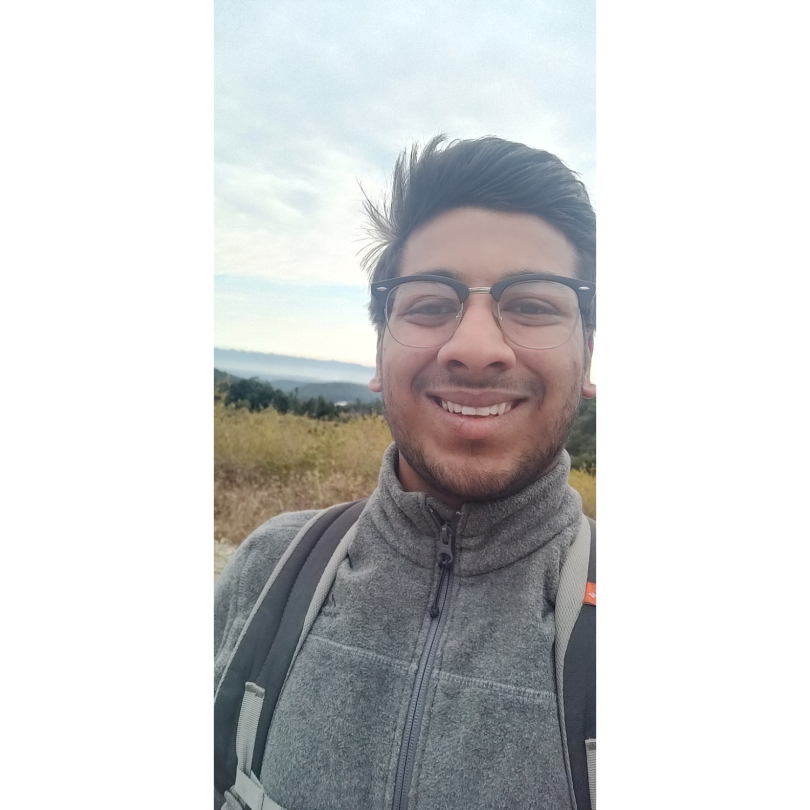
#> input picture pictures/me3.jpg, 1620 x 1620 px, found by its file name (shown at 1/2 size)
$ python face_detection.py
#> lines starting #> are read from the running program, lines starting #| are printed output that depends on the picture; after the words box and inside, x2 and y2 are one past the last pixel; in counts of white or black regions, pixels touching at a corner belong together
import cv2 as cv

img = cv.imread('/home/arpitjain/Desktop/Code/Python/OpenCV/pictures/me3.jpg')
#> img is the input picture: shape (1620, 1620, 3); mean B, G, R 207.6, 207.1, 206.6
image = cv.resize(img, (600,600))
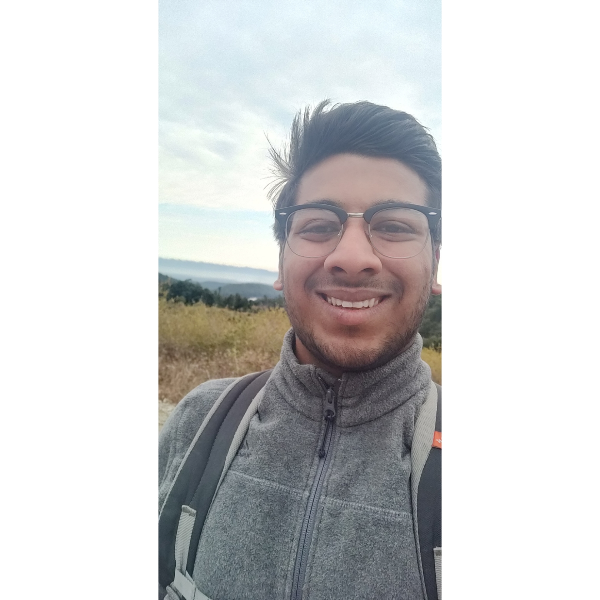
#> image: shape (600, 600, 3); mean B, G, R 207.6, 207.1, 206.5
gray = cv.cvtColor(image, cv.COLOR_BGR2GRAY)
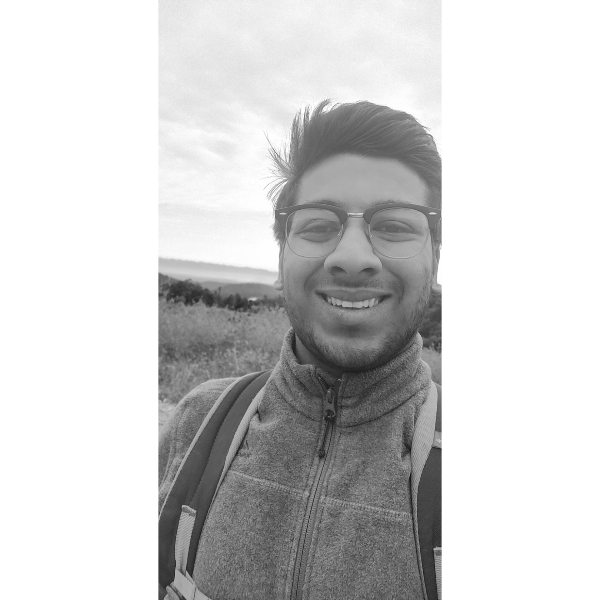
#> gray: shape (600, 600); min 19, max 255, mean 207


haar_cascade = cv.CascadeClassifier('/home/arpitjain/Desktop/Code/Python/OpenCV/Faces/haar_face.xml')

faces_rect = haar_cascade.detectMultiScale(gray, 1.5, 3)
#> faces_rect = [[263, 155, 182, 182]]

print(f'number of faces found = {len(faces_rect)}')
#| number of faces found = 1

for (x,y,w,h) in faces_rect:
    cv.rectangle(image, (x,y), (x+w,y+h), (0,255,0), thickness = 2)
#> this loop made 1 pass
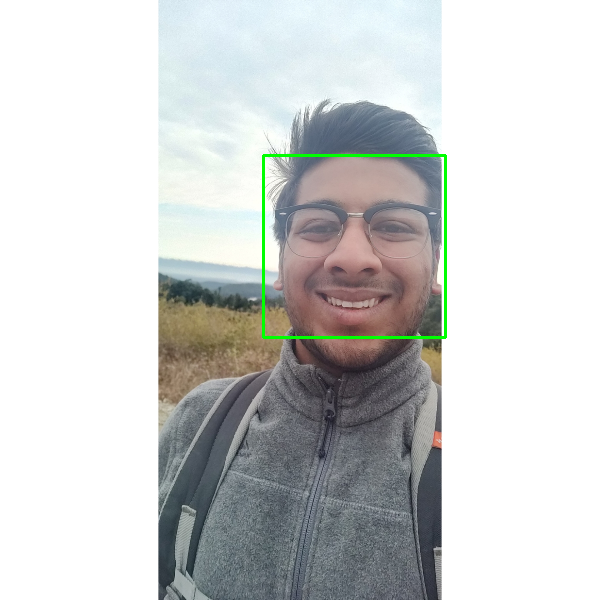
#> image: shape (600, 600, 3); 0.61% of pixels changed, all inside (x1, y1, x2, y2) = (262, 154, 447, 339)

cv.imshow('Detected faces', image)


cv.waitKey(0)

$ run again, with pictures/me2.jpg copied over pictures/me3.jpg
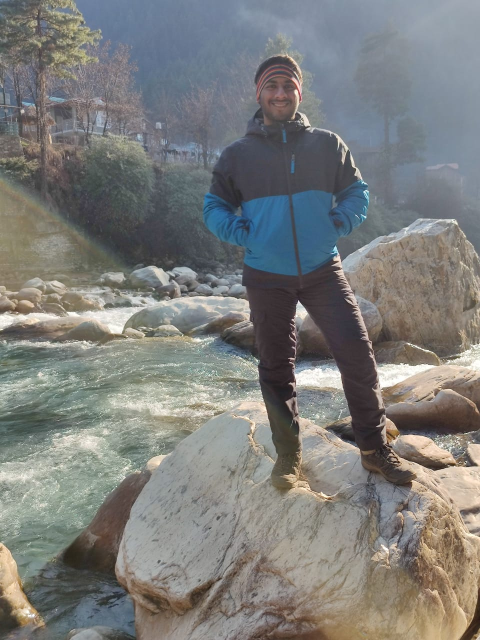
#> input picture pictures/me2.jpg, 960 x 1280 px, found by its file name (shown at 1/2 size)
#> img is the input picture: shape (1280, 960, 3); mean B, G, R 123.2, 125.2, 124.5
#> `image = cv.resize(img, (600,600))`:
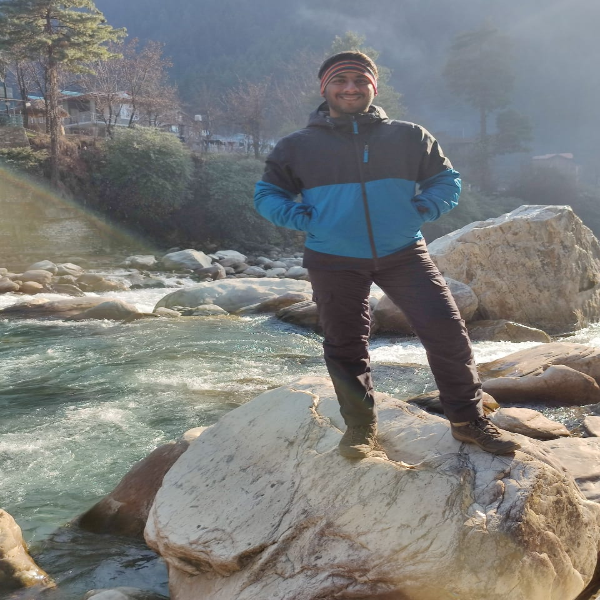
#> image: shape (600, 600, 3); mean B, G, R 123.1, 125.1, 124.4
#> `gray = cv.cvtColor(image, cv.COLOR_BGR2GRAY)`:
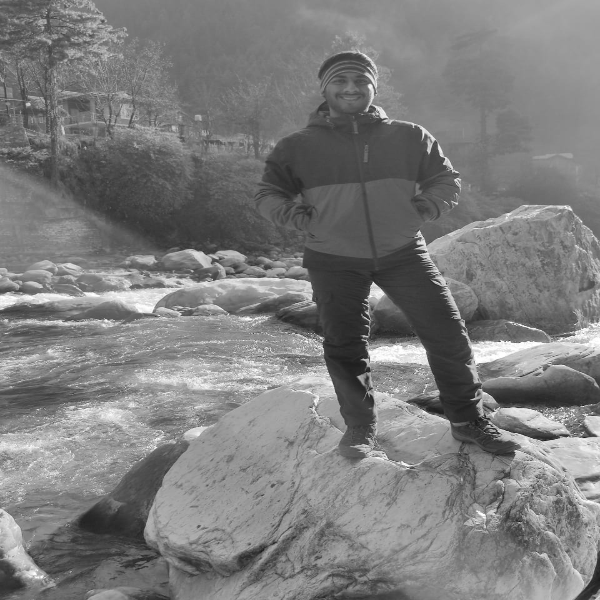
#> gray: shape (600, 600); min 21, max 255, mean 124.7
#> faces_rect = ()
#| number of faces found = 0
